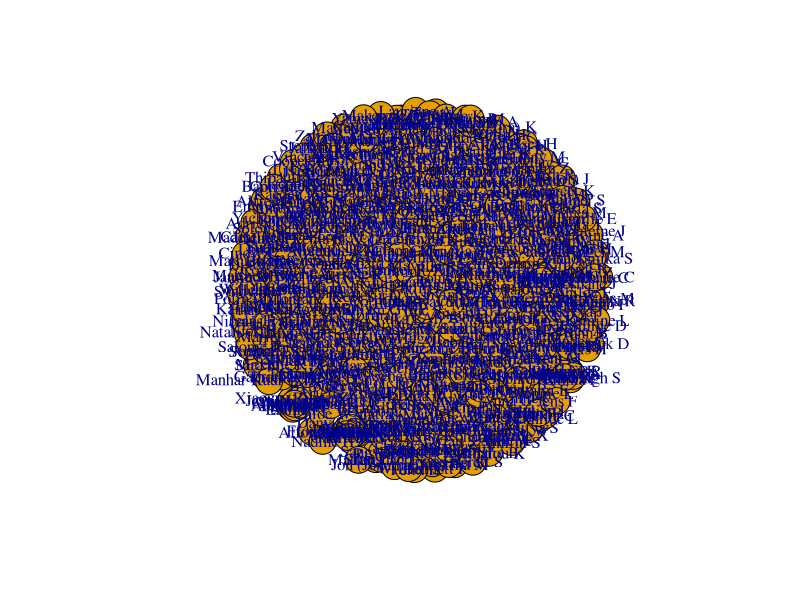
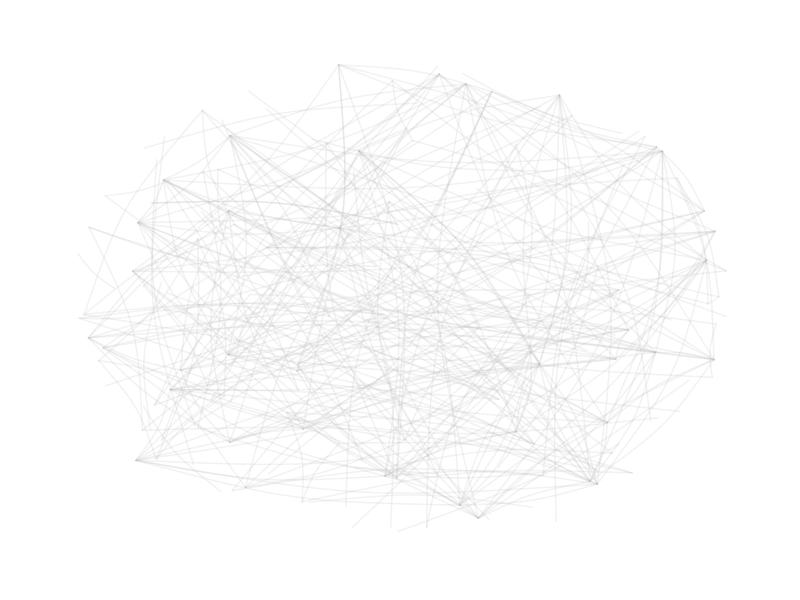

Here is the R script that generated these plots, in order:
## ---- chunk 1
library(readr)
library(dplyr)
library(tidygraph)
library(igraph)
library(ggraph)
connections=read.csv('Connections.csv')
## ---- chunk 2
#Drop rows with empty First Name, Last Name, and Company.
# Note: I noticed there was a company named with just a blank " ", so I removed that one too.
df <- subset(connections, First.Name != "" & Last.Name != "" & Company !="" & Company !=" " )

# for each connection, keep first name + 1 letter of last name as a label
df$Last.Name <- substr(df$Last.Name, 1, 1)

# Create a new column "Full.Name" which has the first name in full, and the first letter of the last name
df$Full.Name <- paste(df$First.Name, df$Last.Name, sep = " ")

# Only keep Full Name and company
my_network <- select(df, Full.Name, Company)

#Create an ID column for each connection
my_network <- my_network %>% mutate(ID = row_number())
## ---- chunk 3
# Get total count of contacts
total_count <- nrow(my_network)
cat("Total count of Contacts: ", total_count, "\n")
## ---- chunk 4
#Count number of employer and total count
company_counts <- my_network %>%
  group_by(Company) %>%
  summarize(total_count = n())%>%
  arrange(desc(total_count))
company_counts
## ---- chunk 5
# Create nodes data frame
nodes <- data.frame(name = unique(my_network$Full.Name))

# Create edges data frame
edges <- my_network %>%
  inner_join(my_network, by = "Company", multiple="all") %>%
  filter(Full.Name.x != Full.Name.y) %>%
  select(from = Full.Name.x, to = Full.Name.y)
## ---- chunk 6
# Create a graph object
graph_1 <- graph_from_data_frame(edges, vertices = nodes)

# Plot the graph
plot(graph_1, vertex.Full.Name = V(graph_1)$Full.Name)
## ---- chunk 7
# Create a tbl_graph object
graph_2 <- tbl_graph(nodes = nodes, edges = edges, directed = FALSE)

# Plot the graph
graph_2 %>%
   ggraph(layout = "kk") +
   geom_edge_arc(colour= "grey",
                 lineend = "round",
                 strength = .1,
                 alpha = .1) +
  theme_graph(background = "white") +
  guides(edge_width = FALSE,
         edge_alpha = FALSE, 
         scale = "none") 
